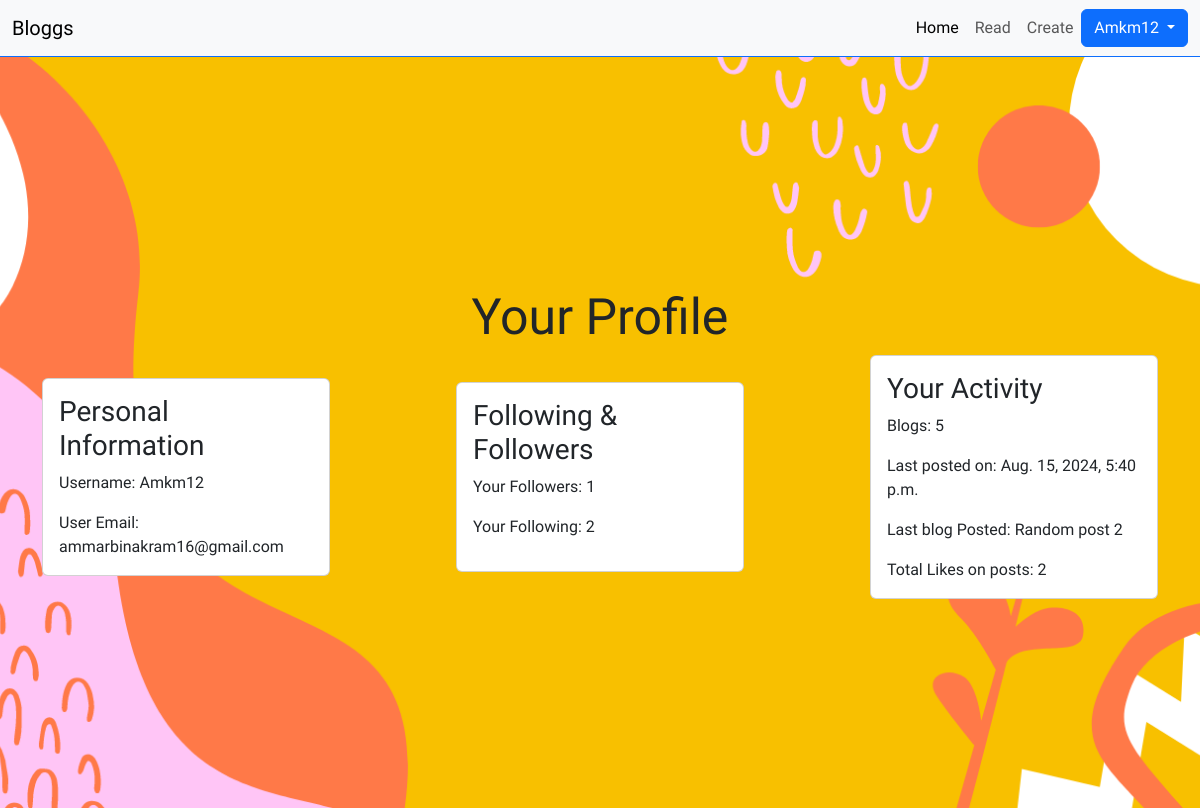
The page /blogs/your-profile/1/ on the database its author committed.
### blogs/models.py (models this page shows, shortened)
class User(AbstractUser):
    firstname = models.CharField(max_length=100, blank=True)
    lastname = models.CharField(max_length=100, blank=True)
    created_at = models.DateField()

class Blog(models.Model):
    title = models.CharField(max_length=200)
    content = models.TextField()
    created_at = models.DateTimeField()
    user = models.ForeignKey(User, on_delete=models.CASCADE)

### blogs/views.py (the view)
# urls.py: path('your-profile/<int:user_id>/', views.view_profile, name='your-profile'),
def view_profile(request, user_id):
    user = User.objects.get(id=user_id)
    blogs = Blog.objects.filter(user=user_id)
    total_likes = Likes.objects.filter(user=user).count() # likes that the user has received
    followers = Followers.objects.filter(user=user).count() # followers of the user
    following = Followers.objects.filter(follower=user).count() # users that the user is following
    latest_blog = blogs[0] # the line and for loop is to find the latest blog of the user
    for blog in blogs:
        if blog.created_at > latest_blog.created_at:
            latest_blog = blog
    context = {'user': user, 'blogs': blogs, 'latest_blog': latest_blog, 'total_likes': total_likes, 'followers': followers, 'following': following}
    return render(request, 'blogs/profile.html', context)

### Blog/templates/blogs/profile.html (shortened to what this page needs)
{% extends '../base.html' %}
{% load static %}
{% block content %}
<div class="main-profile container-fluid d-flex flex-column justify-content-center align-items-center mt-5">
    <h1 class="main-h1">Your Profile</h1>
    <div class="container d-flex flex-row justify-content-between align-items-center">
        <div class="card" style="width: 18rem;">
            <div class="card-body">
              <h3 class="card-title">Personal Information</h3>
              <p class="card-text">Username: {{user.username}}</p>
              <p class="card-text">User Email: {{user.email}}</p>
            </div>
        </div>
        <div class="card" style="width: 18rem;">
          <div class="card-body">
            <h3 class="card-title">Following & Followers</h3>
            <p class="card-text">Your Followers: {{ followers }}</p>
            <p class="card-text">Your Following: {{ following }}</p>
          </div>
        </div>
        <div class="card" style="width: 18rem;">
            <div class="card-body">
              <h3 class="card-title">Your Activity</h3>
              <p class="card-text">Blogs: {{ blogs|length }}</p>
              <p class="card-text">Last posted on: {{ latest_blog.created_at }}</p>
              <p class="card-text">Last blog Posted: {{ latest_blog.title }}</p>
              <p class="card-text">Total Likes on posts: {{ total_likes }}</p>
            </div>
        </div>
    </div>
</div>
{% endblock %}

### Blog/templates/base.html (shortened to what this page needs)
{% load static %}
<!DOCTYPE html>
<html lang="en">
<head>
    <link rel="stylesheet" href="{% static 'blogs/style.css' %}">
    {% load bootstrap5 %}
    {% bootstrap_css %}
</head>
<body style="font-family: Bricolage Grotesque;">
    <nav class="navbar navbar-expand-lg bg-body-light bg-light fixed-top">
        <div class="container-fluid d-flex flex-row justify-content-around">
            <div>
                <a class="navbar-brand" href="{% url 'landing' %}">Bloggs</a>
            </div>
            {% if user.is_authenticated %}
                <div class="collapse navbar-collapse d-flex flex-row justify-content-end" id="navbarNav">
                    <ul class="navbar-nav">
                        <li class="nav-item">
                            <a class="nav-link active" aria-current="page" href="{% url 'home' %}">Home</a>
                        </li>
                        <li class="nav-item">
                            <a class="nav-link" href="{% url 'home' %}">Read</a>
                        </li>
                        <li class="nav-item">
                            <a class="nav-link" href="{% url 'create' user_id=user.id %}">Create</a>
                        </li>
                        <li class="nav-item d-flex align-items-center">
                            <div class="dropdown">
                                <button class="btn btn-primary dropdown-toggle" type="button" id="dropdownMenuButton" data-toggle="dropdown" aria-haspopup="true" aria-expanded="false">
                                  {{ user.username }}
                                </button>
                            </div>
                        </li>
                    </ul>
                </div>
            {% endif %}
        </div>
    </nav>
    {% block content %}
    {% endblock %}
</body>
</html>

### blogs/static/blogs/style.css (style rules this page uses)
.navbar { border-bottom: 1px solid #0d6efd; }
.main-h1 { font-size: 50px; margin-top: 30px; }
.main-profile { background: url('./images/background.png') center center; background-repeat: repeat; background-size: cover; height: 95vh; }

### rows shown on the page
User: username "Amkm12", email "ammarbinakram16@gmail.com"
Blog: created_at "Aug. 15, 2024, 5:40 p.m.", title "Random post 2"

### other values the page prints
{{ followers }} "1"
{{ following }} "2"
{{ blogs|length }} "5"
{{ total_likes }} "2"
